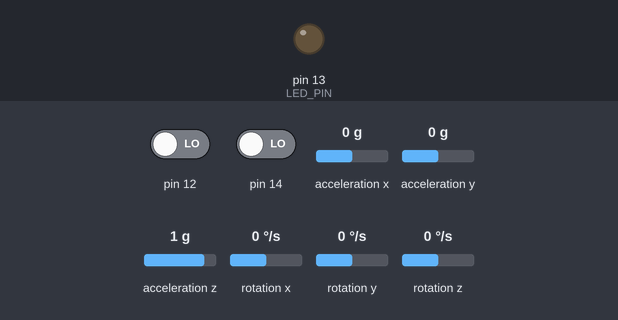
A sketch run on a simulated Arduino Uno, built with avr-gcc and run on an emulated ATmega328P. On the bench: output pins drawn as LEDs (lit = HIGH). The test bench sets the inputs (shaded band); at power-on: acceleration z 1 g, acceleration x 0 g, pin 12 LOW, pin 14 LOW, acceleration y 0 g, rotation x 0 °/s, rotation y 0 °/s, rotation z 0 °/s. What the sketch prints to the serial monitor is not drawn.

Above: at 0.07 s.
At 1.2 s:
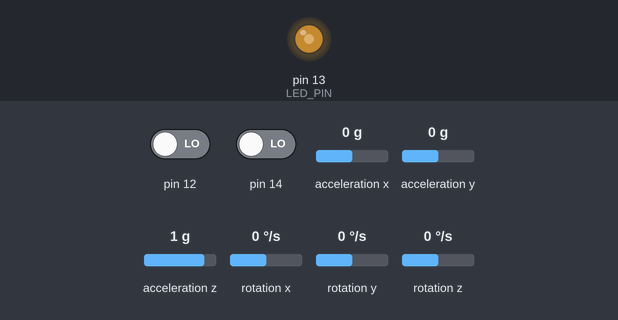
1.3 s: acceleration z set to 0.8 g
2.8 s: acceleration z set to 0.5 g
At 3.14 s:
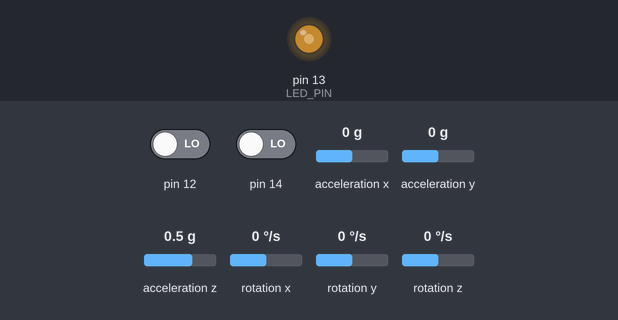
5.8 s: acceleration x set to -1.4 g
Timing chart, 0 to 14.8 s (numbered marks = the images above; inputs shaded):
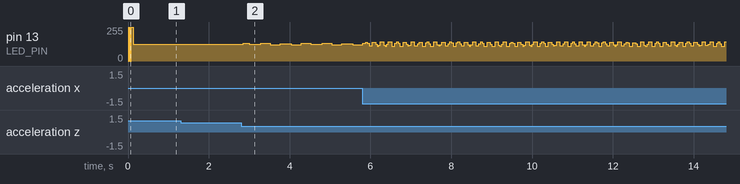

Measured:
- after the input at 2.8 s, pin 13 (LED_PIN): 126/255 → 132/255 after 0.05 s, → 126/255 0.16 s later, → 132/255 0.28 s later, → 123/255 0.24 s later, … (12 changes in this stretch)

The sketch:

MPU6050.ino
```cpp
// I2C device class (I2Cdev) demonstration Arduino sketch for MPU6050 class
// 10/7/2011 by Jeff Rowberg <jeff@rowberg.net>
// Updates should (hopefully) always be available at https://github.com/jrowberg/i2cdevlib
//
// Changelog:
//      2013-05-08 - added multiple output formats
//                 - added seamless Fastwire support
//      2011-10-07 - initial release

/* ============================================
I2Cdev device library code is placed under the MIT license
Copyright (c) 2011 Jeff Rowberg

Permission is hereby granted, free of charge, to any person obtaining a copy
of this software and associated documentation files (the "Software"), to deal
in the Software without restriction, including without limitation the rights
to use, copy, modify, merge, publish, distribute, sublicense, and/or sell
copies of the Software, and to permit persons to whom the Software is
furnished to do so, subject to the following conditions:

The above copyright notice and this permission notice shall be included in
all copies or substantial portions of the Software.

THE SOFTWARE IS PROVIDED "AS IS", WITHOUT WARRANTY OF ANY KIND, EXPRESS OR
IMPLIED, INCLUDING BUT NOT LIMITED TO THE WARRANTIES OF MERCHANTABILITY,
FITNESS FOR A PARTICULAR PURPOSE AND NONINFRINGEMENT. IN NO EVENT SHALL THE
AUTHORS OR COPYRIGHT HOLDERS BE LIABLE FOR ANY CLAIM, DAMAGES OR OTHER
LIABILITY, WHETHER IN AN ACTION OF CONTRACT, TORT OR OTHERWISE, ARISING FROM,
OUT OF OR IN CONNECTION WITH THE SOFTWARE OR THE USE OR OTHER DEALINGS IN
THE SOFTWARE.
===============================================
*/

// I2Cdev and MPU6050 must be installed as libraries, or else the .cpp/.h files
// for both classes must be in the include path of your project
#include "I2Cdev.h"
#include "MPU6050.h"

// Arduino Wire library is required if I2Cdev I2CDEV_ARDUINO_WIRE implementation
// is used in I2Cdev.h
#if I2CDEV_IMPLEMENTATION == I2CDEV_ARDUINO_WIRE
    #include "Wire.h"
#endif

// class default I2C address is 0x68
// specific I2C addresses may be passed as a parameter here
// AD0 low = 0x68 (default for InvenSense evaluation board)
// AD0 high = 0x69
MPU6050 accelgyro;

int16_t ax, ay, az;
int16_t gx, gy, gz;


#define LED_PIN 13
bool blinkState = false;

void setup() {
    // join I2C bus (I2Cdev library doesn't do this automatically)
    #if I2CDEV_IMPLEMENTATION == I2CDEV_ARDUINO_WIRE
        Wire.begin();
    #elif I2CDEV_IMPLEMENTATION == I2CDEV_BUILTIN_FASTWIRE
        Fastwire::setup(400, true);
    #endif

    // initialize serial communication
    Serial.begin(38400);

    // initialize device
    Serial.println("Initializing I2C devices...");
    accelgyro.initialize();

    // verify connection
    Serial.println("Testing device connections...");
    Serial.println(accelgyro.testConnection() ? "MPU6050 connection successful" : "MPU6050 connection failed");

    // configure Arduino LED pin for output
    pinMode(LED_PIN, OUTPUT);
    pinMode(12, INPUT);
    pinMode(14, INPUT);
}

void loop() {
    // read raw accel/gyro measurements from device
  //  accelgyro.getMotion6(&ax, &ay, &az, &gx, &gy, &gz);

    // these methods (and a few others) are also available
    accelgyro.getAcceleration(&ax, &ay, &az);
    accelgyro.getRotation(&gx, &gy, &gz);
    Serial.print(digitalRead(12));
    Serial.println(digitalRead(14));
    double roll = atan(ay/sqrt(pow(ax, 2) + pow(az, 2))) * 180 / PI;
    double pitch = atan(-1 * ax / sqrt(pow(ay, 2) + pow(az, 2))) * 180 / PI;
    Serial.println(roll);
    Serial.println(pitch);
    // display tab-separated accel/gyro x/y/z values
    Serial.print("a/g:\t");
    Serial.print(ax); Serial.print("\t");
    Serial.print(ay); Serial.print("\t");
    Serial.print(az); Serial.print("\t");
    Serial.print(gx); Serial.print("\t");
    Serial.print(gy); Serial.print("\t");
    Serial.println(gz);


    // blink LED to indicate activity
    blinkState = !blinkState;
    digitalWrite(LED_PIN, blinkState);
}
```
